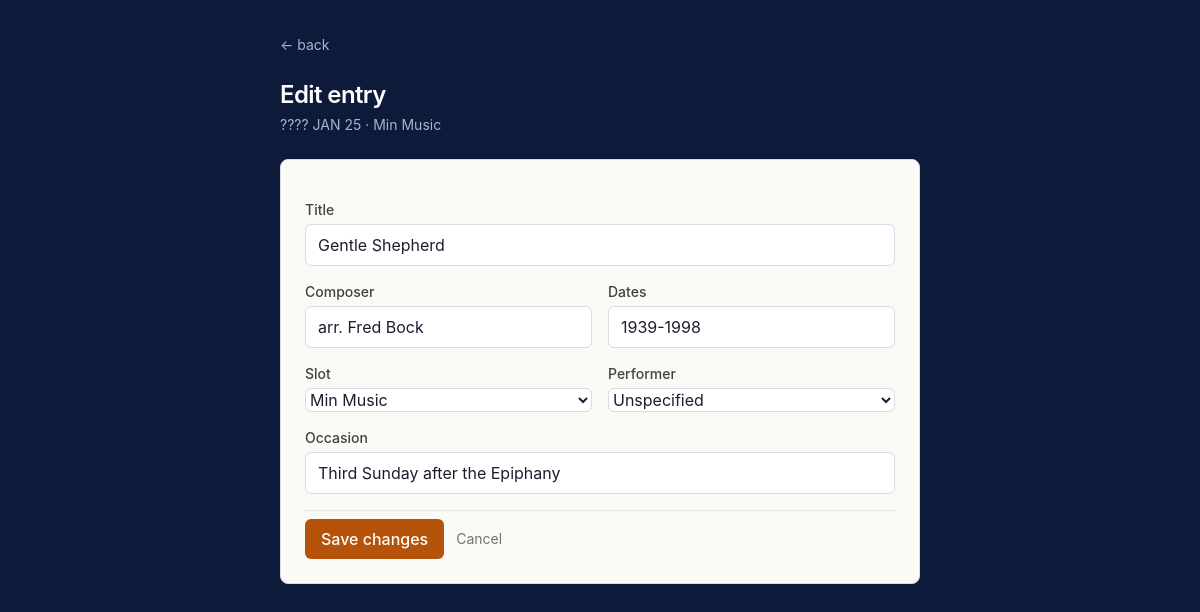
Before: /edit/151?from=/piece/Gentle Shepherd with the older database file.
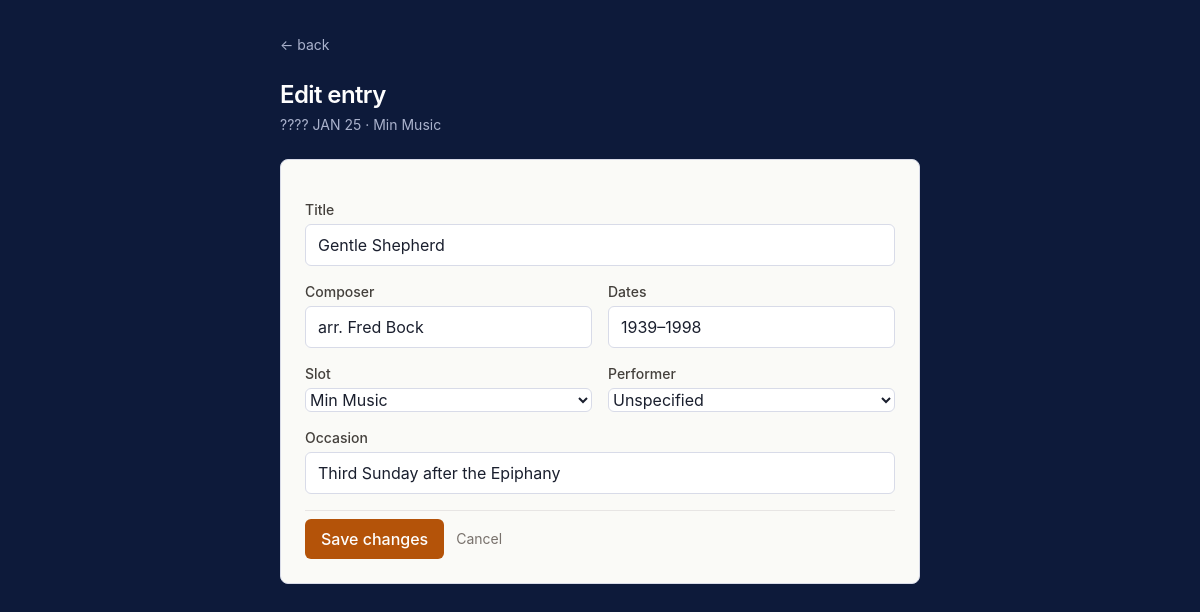
After: the same page with the newer database file.
### tables this page shows
CREATE TABLE pieces (
            id INTEGER PRIMARY KEY AUTOINCREMENT,
            season TEXT, lectionary_year TEXT, calendar_year INTEGER,
            date TEXT, occasion TEXT, slot TEXT, performer TEXT,
            chosen_by TEXT, title TEXT, composer TEXT, composer_dates TEXT,
            hymn_no TEXT, flag TEXT, source_file TEXT,
            status TEXT DEFAULT 'played'
        , library_only INTEGER DEFAULT 0);

### music_picker/routes.py (the view, shortened to what this page needs)
@bp.route('/edit/<int:piece_id>', methods=['GET', 'POST'])
def edit(piece_id):
    row = get_db().execute("SELECT * FROM pieces WHERE id = ?", (piece_id,)).fetchone()
    if not row:
        abort(404)
    back_url = request.args.get('from') or request.form.get('from') or url_for('main.index')
    return render_template('edit.html', row=row, slots=SLOTS, performers=PERFORMERS, back_url=back_url)

### music_picker/db.py (called while the page is built)
def get_db():
    if 'db' not in g:
        g.db = sqlite3.connect(current_app.config['DB_PATH'])
        g.db.row_factory = sqlite3.Row
    return g.db

### music_picker/templates/edit.html (shortened to what this page needs)
<!doctype html>
<html lang="en">
<head>
  <script src="https://cdn.tailwindcss.com"></script>
</head>
<body>
<div class="max-w-2xl mx-auto px-4 py-8">
  <a href="{{ back_url }}" class="text-on-dark-muted hover:text-on-dark text-sm mb-6 inline-block">← back</a>
  <h1 class="text-2xl font-semibold tracking-tight mb-1 text-on-dark">Edit entry</h1>
  <p class="text-on-dark-muted mb-6 text-sm">{{ row.calendar_year or '????' }} {{ row.date }} · {{ row.slot }}</p>
  <form method="post" class="space-y-4 card p-6">
    <div>
      <label class="block text-sm font-medium text-stone-700 mb-1">Title</label>
      <input type="text" name="title" value="{{ row.title or '' }}" class="w-full">
    </div>
    <div class="grid grid-cols-2 gap-4">
      <div>
        <label class="block text-sm font-medium text-stone-700 mb-1">Composer</label>
        <input type="text" name="composer" value="{{ row.composer or '' }}" class="w-full">
      </div>
      <div>
        <label class="block text-sm font-medium text-stone-700 mb-1">Dates</label>
        <input type="text" name="composer_dates" value="{{ row.composer_dates or '' }}" placeholder="e.g. 1685-1750" class="w-full">
      </div>
    </div>
    <div class="grid grid-cols-2 gap-4">
      <div>
        <label class="block text-sm font-medium text-stone-700 mb-1">Slot</label>
        <select name="slot" class="w-full">
          {% for s in slots %}<option value="{{ s }}" {% if s == row.slot %}selected{% endif %}>{{ s }}</option>{% endfor %}
        </select>
      </div>
      <div>
        <label class="block text-sm font-medium text-stone-700 mb-1">Performer</label>
        <select name="performer" class="w-full">
          {% for p in performers %}<option value="{{ p }}" {% if p == row.performer %}selected{% endif %}>{{ p }}</option>{% endfor %}
        </select>
      </div>
    </div>
    <div>
      <label class="block text-sm font-medium text-stone-700 mb-1">Occasion</label>
      <input type="text" name="occasion" value="{{ row.occasion or '' }}" class="w-full">
    </div>
    <div class="pt-2 border-t border-stone-200 flex items-center gap-3">
      <button type="submit" class="btn-primary">Save changes</button>
      <a href="{{ back_url }}" class="text-stone-500 hover:text-stone-800 text-sm">Cancel</a>
    </div>
  </form>
</div>
</body>
</html>

### music_picker/templates/edit.html (style rules this page uses)
:root { --bg-page: #0d1a3a; --bg-page-edge: #081f62; --bg-card: #fafaf7; --bg-card-hover: #f3f4ed; --bg-card-subtle: #ebede2; --border-card: #d8dbe8; --text-on-dark: #fefefe; --text-on-dark-muted: #aab2cc; --text-primary: #1a1f2e; --text-secondary: #4b5563; --text-muted: #6b7280; --text-faint: #9ca3af; --accent-action: #b45309; --accent-action-hover: #92400e; --accent-action-soft-bg: #fef3c7; --season-advent: #7c3aed; --season-advent-bg: #f5f3ff; --season-epiphany: #0891b2; --season-epiphany-bg: #ecfeff; --season-lent: #6b21a8; --season-lent-bg: #faf5ff; --season-easter: #b45309; --season-easter-bg: #fef3c7; --season-pentecost:#15803d; --season-pentecost-bg:#f0fdf4; --library-fg: #92400e; --library-bg: #fef3c7; --library-border: #fde68a; --notice-success-bg: #d1fae5; --notice-success-fg: #065f46; --notice-success-border: #6ee7b7; --notice-warn-bg: #fef3c7; --notice-warn-fg: #78350f; --notice-warn-border: #fcd34d; --danger-fg: #b91c1c; --danger-bg: #fee2e2; --danger-border: #fca5a5; }
body { font-family: -apple-system, BlinkMacSystemFont, 'Segoe UI', sans-serif; background: var(--bg-page); color: var(--text-primary); min-height: 100vh; }
.card { background: var(--bg-card); border: 1px solid var(--border-card); border-radius: 0.5rem; }
.text-on-dark { color: var(--text-on-dark); }
.text-on-dark-muted { color: var(--text-on-dark-muted); }
.btn-primary { background: var(--accent-action); color: var(--text-on-dark); padding: 0.5rem 1rem; border-radius: 0.375rem; font-weight: 500; display: inline-block; transition: background 0.15s; }
input[type="text"], input[type="number"], select, textarea { background: #fff; border: 1px solid var(--border-card); color: var(--text-primary); border-radius: 0.375rem; padding: 0.5rem 0.75rem; }

Changed rows visible on the page:
changed pieces "JAN 25": composer_dates "1939-1998" → "1939–1998"
